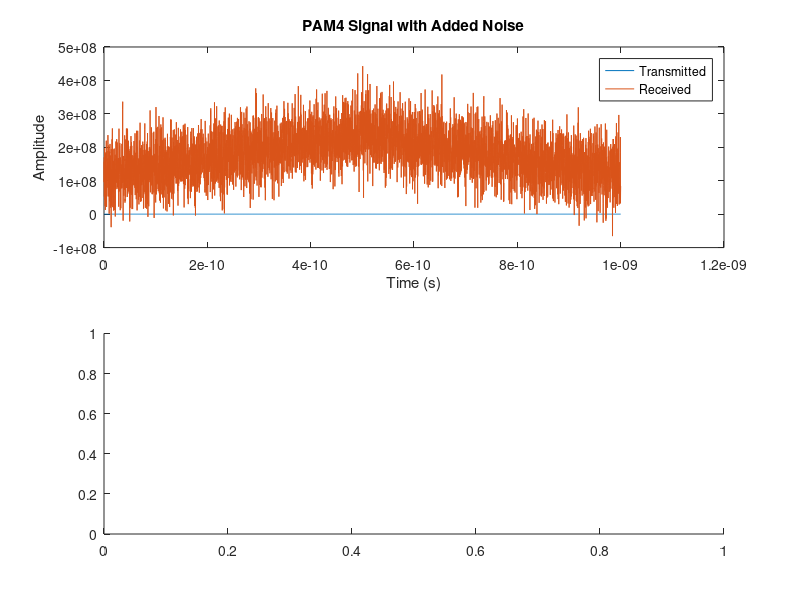
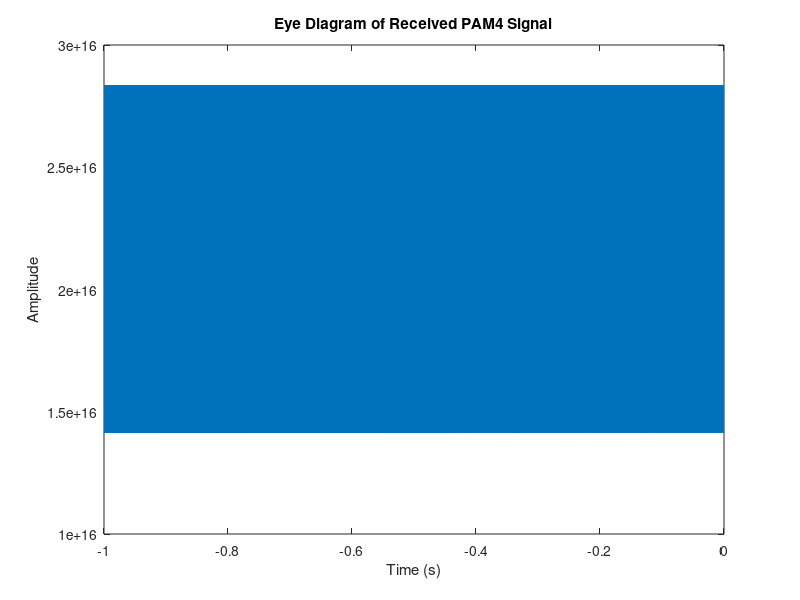

Reproduce these figures in MATLAB, in order.
% Define parameters
N = 10000; % Number of symbols
T = 1e-9; % Symbol duration
A = 1; % Amplitude
SNR = 10; % Signal-to-Noise Ratio

% Generate random binary data
data = randi([0 1], N, 1);

% Convert binary data to PAM4 symbols
symbols = 2*data(1:2:end) + data(2:2:end);

% Upsample PAM4 symbols
tx = repelem(symbols, ceil(T/(2*length(symbols))));

% Define pulse shape
t = linspace(0, T, length(tx));
p = 1/sqrt(T)*rectpuls(t-T/2, T);

% Transmit PAM4 signal with added noise
rx = awgn(A*conv(tx, p, 'same'), SNR, 'measured');

% Matched filtering and downsampling
r = conv(rx, fliplr(p), 'same');
r = r(1:ceil(T/(2*length(symbols))):end);

% Decode PAM4 symbols
decoded = zeros(N, 1);
decoded(symbols == 0) = 1;
decoded(symbols == 1) = -1;
decoded(symbols == 2) = 3;
decoded(symbols == 3) = -3;

% Plot normal plot and eye diagram
figure;
subplot(2,1,1);
plot(t, tx);
hold on;
plot(t, rx);
legend('Transmitted', 'Received');
xlabel('Time (s)');
ylabel('Amplitude');
title('PAM4 Signal with Added Noise');

subplot(2,1,2);
eyediagram(r, ceil(T/(2*length(symbols))));
xlabel('Time (s)');
ylabel('Amplitude');
title('Eye Diagram of Received PAM4 Signal');